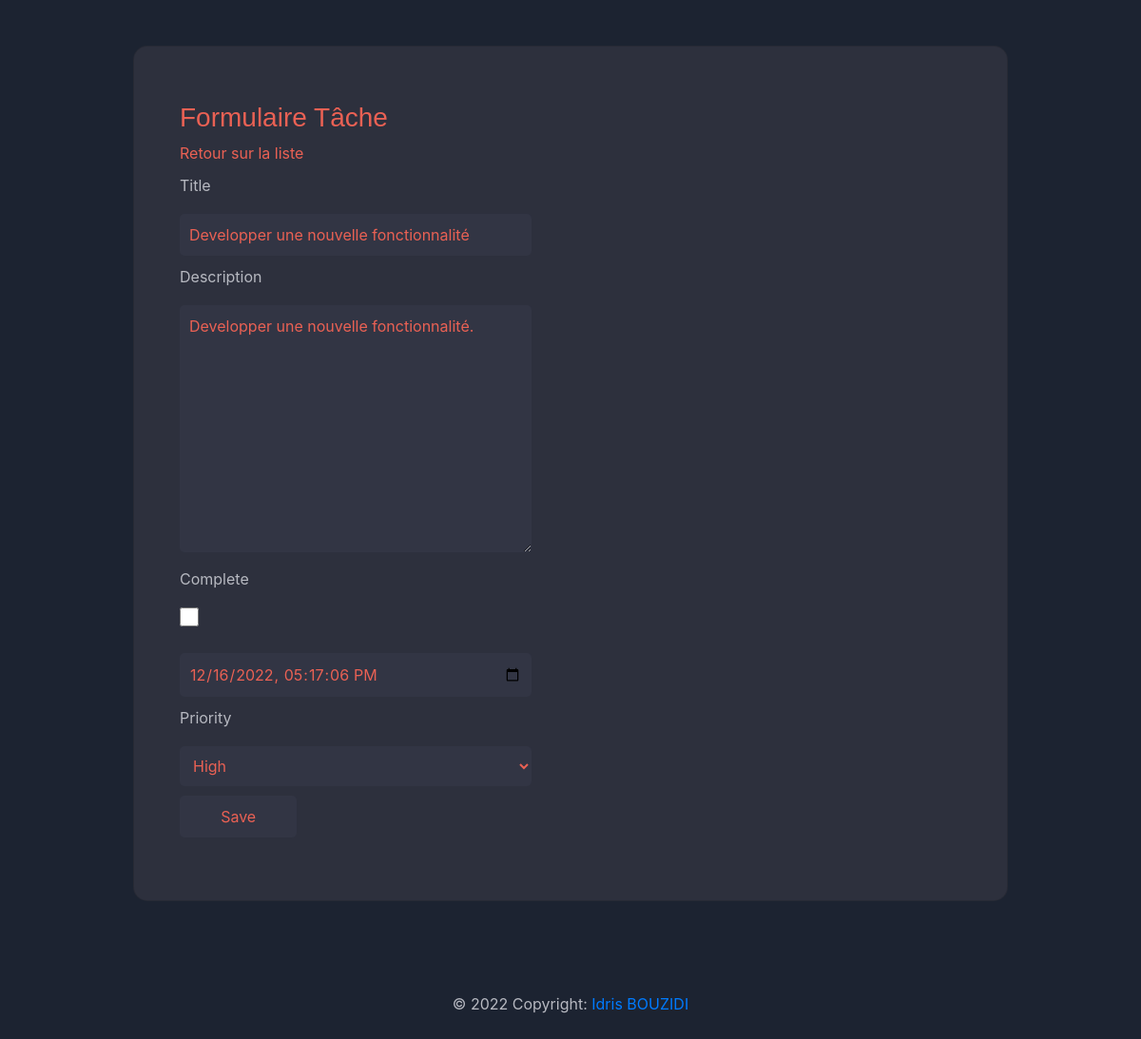
Page /task/update/1/ (signed in) on the committed database.
### app/models.py (models this page shows, shortened)
class Task(models.Model):
    class Priority(models.IntegerChoices):
        LOW = 1, "Low"
        MEDIUM = 2, "Medium"
        HIGH = 3, "High"
    user = models.ForeignKey(User,
                             on_delete=models.CASCADE, null=True, blank=True)
    title = models.CharField(max_length=40)
    description = models.TextField(null=True, blank=True)
    complete = models.BooleanField(default=False)
    create = models.DateTimeField(auto_now_add=True)
    due_date = models.DateTimeField(default=one_week_hence)
    priority = models.PositiveSmallIntegerField(choices=Priority.choices,
                                                db_index=True)
    class Meta:
        ordering = ['-due_date']

### app/views.py (the view, shortened to what this page needs)
# urls.py: path('task/update/<int:pk>/', TaskUpdate.as_view(), name='task_update'),
class TaskUpdate(LoginRequiredMixin, UpdateView):
    model = Task
    form_class = AddTask
    success_url = reverse_lazy('tasks')

### app/forms.py
class AddTask(forms.ModelForm):
    class Meta:
        model = Task
        fields = {'title', 'description', 'complete', 'due_date', 'priority'}
        widgets = {
            'due_date': forms.DateTimeInput(attrs={
                'type': 'datetime-local', 'min': timezone.now()}),
            'priority': forms.Select(attrs={'class': 'form-all'})
        }

### app/templates/app/task_form.html (shortened to what this page needs)
{% extends 'app/base.html' %}
{% block content %}
    <h3>Formulaire Tâche</h3>
    <a href="{% url 'tasks' %}">Retour sur la liste</a>
    <div class="form-all">
        <form method="post">
            <label for="">{{ form.title.label }}</label>
            {{ form.title }}
            <label for="">{{ form.description.label }}</label>
            {{ form.description }}
            <label for="">{{ form.complete.label }}</label>
            {{ form.complete }}
            <label for="">{{ form.title.due_date }}</label>
            {{ form.due_date }}
            <label for="">{{ form.priority.label }}</label>
            {{ form.priority }}
            <label for=""><input type="submit" value="Save"></label>
        </form>
    </div>
{% endblock content%}

### app/static/app/css/main.css (style rules this page uses)
:root { --content-bg-color: #1C2331; --bg-color-primary: #323544; --bg-color-secondary: #2d303d; --bg-color-black-opacity: rgba(0, 0, 0, 0.2); --text-color-white: #f0f0f0; --text-color-grey-dark: #4B515D; --text-color-grey: #b7b9c1; --text-color-orange: #ea6154; }
body { background-color: var(--content-bg-color); width: 100%; height: 100%; color: var(--text-color-grey); }
h1, h2, h3, h4, h5, h6 { font-family: 'Raleway', sans-serif;; color: var(--text-color-orange); padding-top: 10px; }
.card a, a:hover, a:focus, a:active { text-decoration: none; color: var(--text-color-orange); }
.form-all input[type=text], input[type=password], input[type=datetime-local], select, textarea { background-color: var(--bg-color-primary); border: solide 1px var(--bg-color-secondary); color: var(--text-color-orange); border-radius: 5px; padding: 10px; width: 45%; }
.form-all input[type=submit] { background-color: var(--bg-color-primary); border: solide 1px var(--bg-color-secondary); color: var(--text-color-orange); padding: 10px; width: 15%; border-radius: 5px; }
.form-all label { padding-top: 10px !important; padding-bottom: 10px; display: block; }
.form-all input[type=checkbox] { display: block; left: 9px; top: 5px; width: 20px; height: 20px; }

### rows in the picture
Task: title "Developper une nouvelle fonctionnalité", description "Developper une nouvelle fonctionnalité.", due_date "12/16/2022 17:17:06", priority "High"
